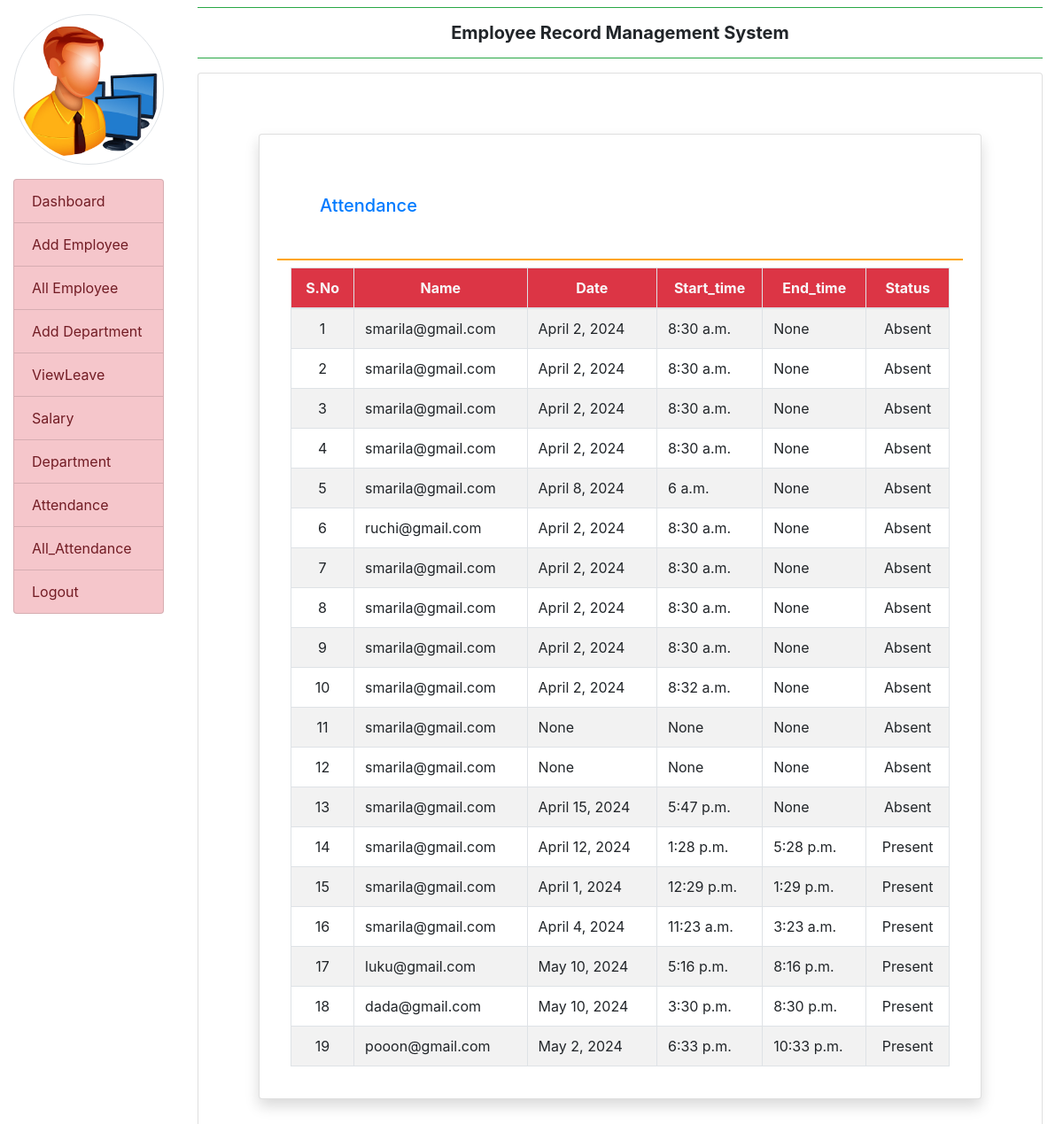
Page /view_attendance on the committed database.
### employe/models.py (models this page shows, shortened)
class Attendance(models.Model):
    user = models.ForeignKey(User, on_delete=models.CASCADE, related_name='attendances')
    date = models.DateField(null=True)  # No default value provided
    start_time = models.TimeField(null=True)  # No default value provided
    end_time = models.TimeField(null=True)
    is_present = models.BooleanField(default=False)  # Add this field
    class MonthlySummary(models.Model):
        employee = models.ForeignKey(User, on_delete=models.CASCADE)
        month = models.DateField()  # Use the first day of the month
        total_days = models.PositiveIntegerField()
        attended_days = models.PositiveIntegerField()

### employe/views.py (the view)
# urls.py: path('view_attendance',view_attendance,name='view_attendance'),
def view_attendance(request):
    attendance = Attendance.objects.all()
    return render(request, 'view_attendance.html', {'attendance': attendance})

### employe/templates/view_attendance.html
{% extends 'admin_base.html' %}
{% block main %}
<div class="card shadow m-5">
    <div class="card-body">
        <h5 class="p-5 text-primary" style="border-bottom: 2px solid orange">Attendance</h5>
        <div class="container-fluid">
            <div class="table-responsive">
                <table class="table table-striped table-bordered table-hover" id="example">
                    <thead class="bg-danger text-light">
                        <tr>
                            <th class="text-center">S.No</th>
                            <th class="text-center">Name</th>
                            <th class="text-center">Date</th>
                            <th class="text-center">Start_time</th>
                            <th class="text-center">End_time</th>
                            <th class="text-center">Status</th>
                        </tr>
                    </thead>
                    <tbody>
                        {% for attend in attendance %}
                        <tr>
                            <td class="text-center">{{ forloop.counter }}</td>
                            <td>{{ attend.user }}</td>
                            <td>{{ attend.date }}</td>
                            <td>{{ attend.start_time }}</td>
                            <td>{{ attend.end_time }}</td>
                            <td class="text-center">
                                {% if attend.is_present %}
                                    Present
                                {% else %}
                                    Absent
                                {% endif %}
                            </td>
                        </tr>
                        {% endfor %}
                    </tbody>
                </table>
            </div>
        </div>
    </div>
</div>
{% endblock %}

### rows in the picture
Attendance: user "smarila@gmail.com", date "April 2, 2024", start_time "8:30 a.m.", end_time "None", is_present "Absent"
Attendance: user "smarila@gmail.com", date "April 2, 2024", start_time "8:30 a.m.", end_time "None", is_present "Absent"
Attendance: user "smarila@gmail.com", date "April 2, 2024", start_time "8:30 a.m.", end_time "None", is_present "Absent"
Attendance: user "smarila@gmail.com", date "April 2, 2024", start_time "8:30 a.m.", end_time "None", is_present "Absent"
Attendance: user "smarila@gmail.com", date "April 8, 2024", start_time "6 a.m.", end_time "None", is_present "Absent"
Attendance: user "ruchi@gmail.com", date "April 2, 2024", start_time "8:30 a.m.", end_time "None", is_present "Absent"
Attendance: user "smarila@gmail.com", date "April 2, 2024", start_time "8:30 a.m.", end_time "None", is_present "Absent"
Attendance: user "smarila@gmail.com", date "April 2, 2024", start_time "8:30 a.m.", end_time "None", is_present "Absent"
Attendance: user "smarila@gmail.com", date "April 2, 2024", start_time "8:30 a.m.", end_time "None", is_present "Absent"
Attendance: user "smarila@gmail.com", date "April 2, 2024", start_time "8:32 a.m.", end_time "None", is_present "Absent"
Attendance: user "smarila@gmail.com", date "None", start_time "None", end_time "None", is_present "Absent"
Attendance: user "smarila@gmail.com", date "None", start_time "None", end_time "None", is_present "Absent"
Attendance: user "smarila@gmail.com", date "April 15, 2024", start_time "5:47 p.m.", end_time "None", is_present "Absent"
Attendance: user "smarila@gmail.com", date "April 12, 2024", start_time "1:28 p.m.", end_time "5:28 p.m.", is_present "Present"
Attendance: user "smarila@gmail.com", date "April 1, 2024", start_time "12:29 p.m.", end_time "1:29 p.m.", is_present "Present"
Attendance: user "smarila@gmail.com", date "April 4, 2024", start_time "11:23 a.m.", end_time "3:23 a.m.", is_present "Present"
Attendance: user "luku@gmail.com", date "May 10, 2024", start_time "5:16 p.m.", end_time "8:16 p.m.", is_present "Present"
Attendance: user "dada@gmail.com", date "May 10, 2024", start_time "3:30 p.m.", end_time "8:30 p.m.", is_present "Present"
Attendance: user "pooon@gmail.com", date "May 2, 2024", start_time "6:33 p.m.", end_time "10:33 p.m.", is_present "Present"
